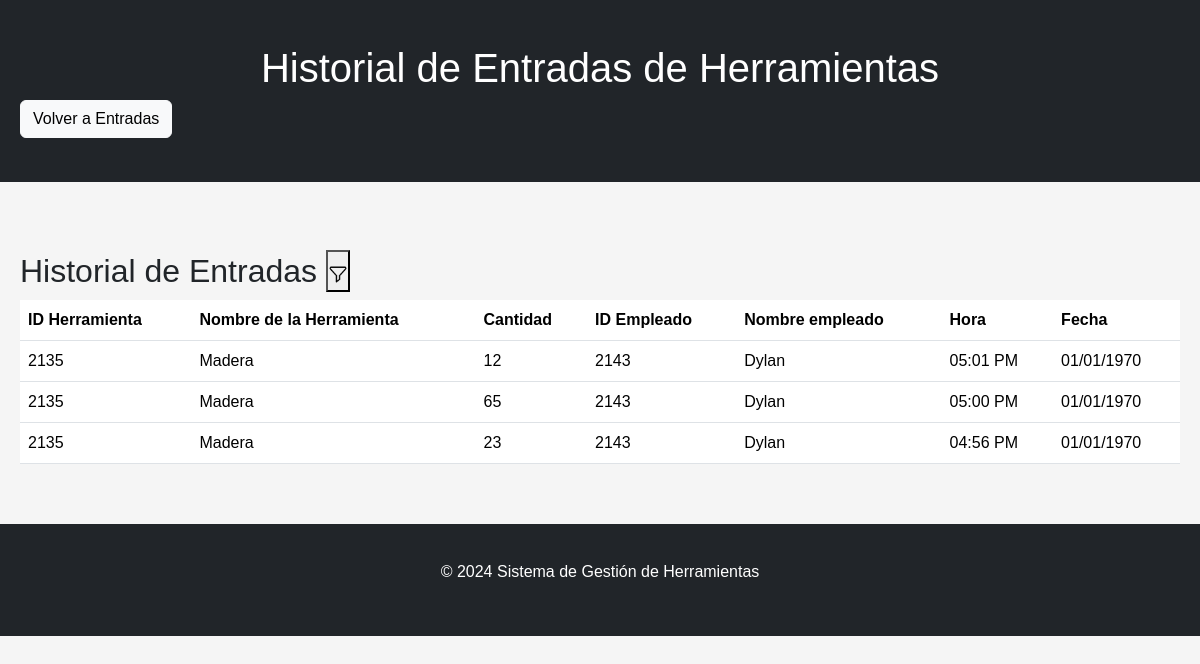
The page /historialEntradaPag.php on the database its author committed.
### tables this page shows
CREATE TABLE `entradas` (
  `Registro` int(11) NOT NULL,
  `IdHerramienta` int(11) NOT NULL,
  `NombreHerramienta` varchar(255) NOT NULL,
  `IdEmpleado` int(11) NOT NULL,
  `NombreEmpleado` varchar(255) NOT NULL,
  `Hora` time NOT NULL,
  `Fecha` date NOT NULL,
  `Cantidad` int(100) NOT NULL
);

CREATE TABLE `herramientas` (
  `Registro` int(11) NOT NULL,
  `IdHerramienta` int(11) NOT NULL,
  `NombreHerramienta` varchar(100) NOT NULL,
  `Cantidad` int(11) NOT NULL
);

### php/historialEntrada.php (the view, shortened to what this page needs)
<?php
include 'conexion.php';
$sql = "SELECT * FROM entradas ORDER BY Fecha DESC, Hora DESC LIMIT 10";
$result = $conn->query($sql);
if ($result) {
if ($result->num_rows > 0) {
    while ($row = $result->fetch_assoc()) {
        echo "<tr>";
        echo "<td>" . $row["IdHerramienta"] . "</td>";
        echo "<td>" . obtenerNombreHerramienta($row["IdHerramienta"], $conn) . "</td>";
        echo "<td>" . $row["Cantidad"] . "</td>";
        echo "<td>" . $row["IdEmpleado"] . "</td>";
        echo "<td>" . $row["NombreEmpleado"] . "</td>";
        echo "<td>" . date("h:i A", strtotime($row["Hora"])) . "</td>";
        echo "<td>" . date("d/m/Y", strtotime($row["Fecha"])) . "</td>";
        echo "</tr>";
    }
} else {
    echo "<tr><td colspan='5'>No se encontraron registros de entrada.</td></tr>";
}
} else {
    echo "<tr><td colspan='5'>Error al obtener los registros de entrada.</td></tr>";
}
function obtenerNombreHerramienta($idHerramienta, $conn) {
    $sql = "SELECT NombreHerramienta FROM herramientas WHERE IdHerramienta = '$idHerramienta'";
    $result = $conn->query($sql);
    if ($result && $result->num_rows > 0) {
        $row = $result->fetch_assoc();
        return $row["NombreHerramienta"];
    } else {
        return "Nombre no encontrado";
    }
}
?>

### historialEntradaPag.php (shortened to what this page needs)
<?php
include 'php/conexion.php';
?>
<!DOCTYPE html>
<html lang="es">
<head>
    <link rel="stylesheet" href="css/bootstrap.min.css">
    <link rel="stylesheet" href="css/styles.css">
</head>
<body>
    <header class="bg-dark text-white py-4">
        <div class="container">
            <h1 class="text-center">Historial de Entradas de Herramientas</h1>
            <a href="entradas.php" class="btn btn-light">Volver a Entradas</a>
        </div>
    </header>
    <main class="mt-4">
        <div class="container">
            <h2 class="mt-4">Historial de Entradas
            <button  onclick="mostrarFormularioFiltro()">
                <img src="sources/iconos/filtro.png" alt="Filtro" style="width: 20px; height: 20px;">
            </button>
            </h2>
            <div class="table-responsive">
                <table class="table">
                    <thead>
                        <tr>
                            <th>ID Herramienta</th>
                            <th>Nombre de la Herramienta</th>
                            <th>Cantidad</th>
                            <th>ID Empleado</th>
                            <th>Nombre empleado</th>
                            <th>Hora</th>
                            <th>Fecha</th>
                        </tr>
                    </thead>
                    <tbody id="historialEntradas">
                        <?php include 'php/historialEntrada.php'; ?>
                    </tbody>
                </table>
            </div>
        </div>
    </main>
    <footer class="bg-dark text-white py-3 mt-4">
        <div class="container">
            <p class="text-center">&copy; <?php echo date("Y"); ?> Sistema de Gestión de Herramientas</p>
        </div>
    </footer>
</body>
</html>

### css/styles.css (style rules this page uses)
* { margin: 0; padding: 0; box-sizing: border-box; }
body { font-family: Arial, sans-serif; background-color: #f5f5f5; }
.container { max-width: 1200px; margin: 0 auto; padding: 20px; }
header { background-color: #333; color: #fff; padding: 20px 0; }
header h1 { text-align: center; }
main { margin-top: 50px; }

### rows shown on the page
entradas: IdHerramienta "2135", IdHerramienta.NombreHerramienta "Madera", Cantidad "12", IdEmpleado "2143", NombreEmpleado "Dylan", Hora "05:01 PM", Fecha "01/01/1970"
entradas: IdHerramienta "2135", IdHerramienta.NombreHerramienta "Madera", Cantidad "65", IdEmpleado "2143", NombreEmpleado "Dylan", Hora "05:00 PM", Fecha "01/01/1970"
entradas: IdHerramienta "2135", IdHerramienta.NombreHerramienta "Madera", Cantidad "23", IdEmpleado "2143", NombreEmpleado "Dylan", Hora "04:56 PM", Fecha "01/01/1970"
